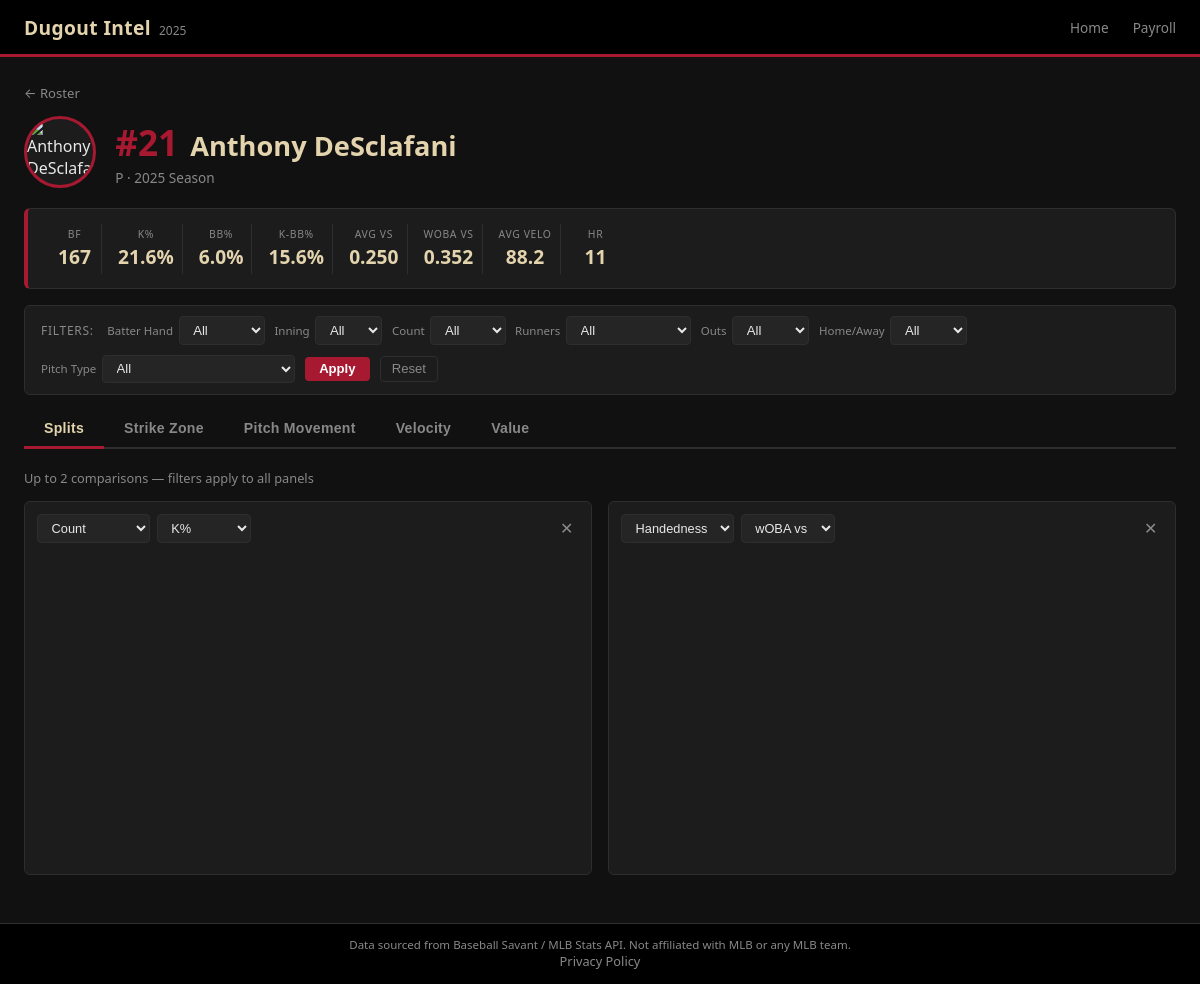
Screenshot of /pitcher/543101 with the database file from the repository.
### tables this page shows
CREATE TABLE "players" (
"player_id" INTEGER,
  "full_name" TEXT,
  "jersey_number" INTEGER,
  "position" TEXT,
  "position_type" TEXT,
  "status" TEXT,
  "season" INTEGER
);

CREATE TABLE pitcher_splits (
    id              INTEGER PRIMARY KEY AUTOINCREMENT,
    player_id       INTEGER NOT NULL,
    season          INTEGER NOT NULL,
    split_type      TEXT NOT NULL,
    split_value     TEXT NOT NULL,

    -- Counting stats
    batters_faced   INTEGER DEFAULT 0,
    innings_pitched REAL,
    hits_allowed    INTEGER DEFAULT 0,
    runs_allowed    INTEGER DEFAULT 0,
    earned_runs     INTEGER DEFAULT 0,
    home_runs_allowed INTEGER DEFAULT 0,
    walks_allowed   INTEGER DEFAULT 0,
    strikeouts      INTEGER DEFAULT 0,
    hbp             INTEGER DEFAULT 0,

    -- Rate stats
    era             REAL,
    whip            REAL,
    k_pct           REAL,
    bb_pct          REAL,
    k_bb            REAL,
    avg_against     REAL,
    obp_against     REAL,
    slg_against     REAL,
    woba_against    REAL,

    -- Pitch mix (JSON stored as text: {"FF": 45.2, "SL": 30.1, ...})
    pitch_mix       TEXT,

    -- Pitch metrics
    avg_velo        REAL,
    avg_spin_rate   REAL,

    UNIQUE (player_id, season, split_type, split_value)
);

### app/app.py (the view)
@app.route("/pitcher/<int:player_id>")
def pitcher_page(player_id: int):
    player = query("SELECT * FROM players WHERE player_id=? AND season=2025", (player_id,))
    if not player:
        abort(404)
    player = player[0]
    if player["position_type"] != "Pitcher":
        abort(404)
    overall = query(
        "SELECT * FROM pitcher_splits WHERE player_id=? AND season=2025 AND split_type='overall'",
        (player_id,)
    )
    overall = overall[0] if overall else {}
    split_types = [r["split_type"] for r in query(
        "SELECT DISTINCT split_type FROM pitcher_splits "
        "WHERE player_id=? AND season=2025 ORDER BY split_type", (player_id,)
    )]
    pitch_types = [r["pitch_type"] for r in query(
        "SELECT DISTINCT pitch_type FROM pitches WHERE pitcher=? AND pitch_type IS NOT NULL "
        "ORDER BY pitch_type", (player_id,)
    )]
    return render_template("player.html", player=player, overall=overall,
                           split_types=split_types, pitch_types=pitch_types,
                           player_type="pitcher")

### app/app.py (called while the page is built)
@app.before_request
def force_https():
    if request.headers.get("X-Forwarded-Proto") == "http":
        return redirect(request.url.replace("http://", "https://", 1), code=301)

def get_db():
    conn = sqlite3.connect(DB_PATH)
    conn.row_factory = sqlite3.Row
    return conn

def query(sql: str, params: tuple = ()) -> list[dict]:
    conn = get_db()
    rows = conn.execute(sql, params).fetchall()
    conn.close()
    return [dict(r) for r in rows]

### app/templates/player.html (shortened to what this page needs)
{% extends "base.html" %}
{% block content %}
<div class="player-header">
    <a href="/" class="back-link">← Roster</a>
    <div class="player-meta">
        <img class="player-headshot"
             src="https://img.mlbstatic.com/mlb-photos/image/upload/d_people:generic:headshot:67:current.png/w_120,q_auto:best/v1/people/{{ player.player_id }}/headshot/67/current"
             alt="{{ player.full_name }}"
             onerror="this.src='/static/img/silhouette.svg'">
        <div>
            <div class="player-name-row">
                <span class="jersey-big">#{{ player.jersey_number or '—' }}</span>
                <h1>{{ player.full_name }}</h1>
            </div>
            <p class="position-label">{{ player.position }} · 2025 Season</p>
        </div>
    </div>
</div>
{% if overall %}
<div class="stat-bar">
    {% if player_type == 'batter' %}
    <div class="stat-item"><span class="stat-label">PA</span><span class="stat-value">{{ overall.pa or 0 }}</span></div>
    <div class="stat-item"><span class="stat-label">AVG</span><span class="stat-value">{{ "%.3f"|format(overall.avg or 0) }}</span></div>
    <div class="stat-item"><span class="stat-label">OBP</span><span class="stat-value">{{ "%.3f"|format(overall.obp or 0) }}</span></div>
    <div class="stat-item"><span class="stat-label">SLG</span><span class="stat-value">{{ "%.3f"|format(overall.slg or 0) }}</span></div>
    <div class="stat-item"><span class="stat-label">OPS</span><span class="stat-value">{{ "%.3f"|format(overall.ops or 0) }}</span></div>
    <div class="stat-item"><span class="stat-label">wOBA</span><span class="stat-value">{{ "%.3f"|format(overall.woba or 0) }}</span></div>
    <div class="stat-item"><span class="stat-label">HR</span><span class="stat-value">{{ overall.home_runs or 0 }}</span></div>
    <div class="stat-item"><span class="stat-label">K%</span><span class="stat-value">{{ "%.1f"|format((overall.strikeouts / overall.pa * 100) if overall.pa else 0) }}%</span></div>
    <div class="stat-item"><span class="stat-label">BB%</span><span class="stat-value">{{ "%.1f"|format((overall.walks / overall.pa * 100) if overall.pa else 0) }}%</span></div>
    <div class="stat-item"><span class="stat-label">EV</span><span class="stat-value">{{ overall.avg_exit_velo or '—' }}</span></div>
    <div class="stat-item"><span class="stat-label">Hard%</span><span class="stat-value">{% if overall.hard_hit_pct %}{{ "%.1f"|format(overall.hard_hit_pct * 100) }}%{% else %}—{% endif %}</span></div>
    {% else %}
    <div class="stat-item"><span class="stat-label">BF</span><span class="stat-value">{{ overall.batters_faced or 0 }}</span></div>
    <div class="stat-item"><span class="stat-label">K%</span><span class="stat-value">{{ "%.1f"|format((overall.k_pct or 0) * 100) }}%</span></div>
    <div class="stat-item"><span class="stat-label">BB%</span><span class="stat-value">{{ "%.1f"|format((overall.bb_pct or 0) * 100) }}%</span></div>
    <div class="stat-item"><span class="stat-label">K-BB%</span><span class="stat-value">{{ "%.1f"|format(((overall.k_pct or 0) - (overall.bb_pct or 0)) * 100) }}%</span></div>
    <div class="stat-item"><span class="stat-label">AVG vs</span><span class="stat-value">{{ "%.3f"|format(overall.avg_against or 0) }}</span></div>
    <div class="stat-item"><span class="stat-label">wOBA vs</span><span class="stat-value">{{ "%.3f"|format(overall.woba_against or 0) }}</span></div>
    <div class="stat-item"><span class="stat-label">Avg Velo</span><span class="stat-value">{{ overall.avg_velo or '—' }}</span></div>
    <div class="stat-item"><span class="stat-label">HR</span><span class="stat-value">{{ overall.home_runs_allowed or 0 }}</span></div>
    {% endif %}
</div>
{% endif %}
<div class="filter-bar" id="filter-bar">
    <span class="filter-label">Filters:</span>
    {% if player_type == 'batter' %}
    <div class="filter-group">
        <label>Pitcher Hand</label>
        <select id="f-p_throws" class="filter-select">
            <option value="">All</option>
            <option value="R">vs RHP</option>
            <option value="L">vs LHP</option>
        </select>
    </div>
    {% else %}
    <div class="filter-group">
        <label>Batter Hand</label>
        <select id="f-stand" class="filter-select">
            <option value="">All</option>
        </select>
    </div>
    {% endif %}
    <div class="filter-group">
        <label>Inning</label>
        <select id="f-inning" class="filter-select">
            <option value="">All</option>
        </select>
    </div>
    <div class="filter-group">
        <label>Count</label>
        <select id="f-count" class="filter-select">
            <option value="">All</option>
        </select>
    </div>
    <div class="filter-group">
        <label>Runners</label>
        <select id="f-runners" class="filter-select">
            <option value="">All</option>
        </select>
    </div>
    <div class="filter-group">
        <label>Outs</label>
        <select id="f-outs" class="filter-select">
            <option value="">All</option>
        </select>
    </div>
    <div class="filter-group">
        <label>Home/Away</label>
        <select id="f-home_away" class="filter-select">
            <option value="">All</option>
        </select>
    </div>
    {% if pitch_types %}
    <div class="filter-group">
        <label>Pitch Type</label>
        <select id="f-pitch_type" class="filter-select">
            <option value="">All</option>
        </select>
    </div>
    {% endif %}
    <button class="btn-apply" id="apply-filters">Apply</button>
    <button class="btn-reset" id="reset-filters">Reset</button>
</div>
<div class="tab-bar">
    <button class="tab-btn active" data-tab="splits">Splits</button>
    <button class="tab-btn" data-tab="heatmap">Strike Zone</button>
    <button class="tab-btn" data-tab="spray">{% if player_type == 'batter' %}Spray Chart{% else %}Pitch Movement{% endif %}</button>
    <button class="tab-btn" data-tab="advanced">{% if player_type == 'batter' %}Batted Ball{% else %}Velocity{% endif %}</button>
    <button class="tab-btn" data-tab="value">Value</button>
</div>
<div class="tab-content active" id="tab-splits">
    <div class="panels-toolbar">
        <span class="panels-hint">Up to 2 comparisons — filters apply to all panels</span>
    </div>
    <div id="split-panels"></div>
</div>
{% endblock %}

### app/static/css/style.css (style rules this page uses)
:root { --red: #A71930; --red-dark: #7a1224; --red-glow: rgba(167,25,48,0.25); --sand: #E3D4AD; --sand-dim: #b8a882; --black: #000000; --bg: #111111; --bg-card: #1c1c1c; --bg-input: #252525; --bg-hover: #232323; --text: #e8e8e8; --text-muted: #888888; --border: #2e2e2e; --radius: 6px; --font: 'Segoe UI', system-ui, -apple-system, sans-serif; --cell-high: rgba(94,224,94,0.18); --cell-low: rgba(224,92,92,0.18); }
* { box-sizing: border-box; margin: 0; padding: 0; }
body { background: var(--bg); color: var(--text); font-family: var(--font); min-height: 100vh; display: flex; flex-direction: column; }
a { color: var(--sand); text-decoration: none; }
.player-header { margin-bottom: 1.25rem; }
.back-link { font-size: 0.82rem; color: var(--text-muted); display: inline-flex; align-items: center; gap: 0.3rem; margin-bottom: 0.9rem; transition: color 0.15s; }
.player-meta { display: flex; align-items: center; gap: 1.2rem; }
.jersey-big { font-size: 2.2rem; font-weight: 800; color: var(--red); min-width: 1.8rem; }
.player-meta h1 { font-size: 1.7rem; color: var(--sand); font-weight: 700; }
.position-label { color: var(--text-muted); font-size: 0.85rem; margin-top: 0.15rem; }
.stat-bar { display: flex; flex-wrap: wrap; gap: 0.5rem; background: var(--bg-card); border: 1px solid var(--border); border-left: 4px solid var(--red); border-radius: var(--radius); padding: 0.9rem 1.25rem; margin-bottom: 1rem; }
.stat-item { display: flex; flex-direction: column; align-items: center; min-width: 54px; padding: 0.2rem 0.5rem; border-right: 1px solid var(--border); }
.stat-item:last-child { border-right: none; }
.stat-label { font-size: 0.65rem; color: var(--text-muted); text-transform: uppercase; letter-spacing: 0.06em; margin-bottom: 0.15rem; }
.stat-value { font-size: 1.2rem; font-weight: 700; color: var(--sand); }
.filter-bar { display: flex; flex-wrap: wrap; align-items: center; gap: 0.6rem; background: var(--bg-card); border: 1px solid var(--border); border-radius: var(--radius); padding: 0.65rem 1rem; margin-bottom: 1rem; }
.filter-label { font-size: 0.75rem; color: var(--text-muted); text-transform: uppercase; letter-spacing: 0.06em; margin-right: 0.25rem; }
.filter-group { display: flex; align-items: center; gap: 0.35rem; }
.filter-group label { font-size: 0.72rem; color: var(--text-muted); white-space: nowrap; }
.filter-select { background: var(--bg-input); color: var(--text); border: 1px solid var(--border); border-radius: 4px; padding: 0.3rem 0.6rem; font-size: 0.82rem; cursor: pointer; transition: border-color 0.15s; }
.btn-apply { background: var(--red); color: #fff; border: none; border-radius: 4px; padding: 0.3rem 0.9rem; font-size: 0.82rem; font-weight: 600; cursor: pointer; transition: background 0.15s; }
.btn-reset { background: transparent; color: var(--text-muted); border: 1px solid var(--border); border-radius: 4px; padding: 0.3rem 0.7rem; font-size: 0.82rem; cursor: pointer; transition: color 0.15s, border-color 0.15s; }
.tab-bar { display: flex; gap: 0; border-bottom: 2px solid var(--border); margin-bottom: 1.25rem; }
.tab-btn { background: none; border: none; border-bottom: 3px solid transparent; color: var(--text-muted); padding: 0.6rem 1.25rem; font-size: 0.88rem; font-weight: 600; cursor: pointer; transition: color 0.15s, border-color 0.15s; margin-bottom: -2px; letter-spacing: 0.02em; }
.tab-btn.active { color: var(--sand); border-bottom-color: var(--red); }
.tab-content { display: none; }
.tab-content.active { display: block; }
.panels-toolbar { display: flex; align-items: center; justify-content: space-between; margin-bottom: 0.9rem; }
.panels-hint { font-size: 0.8rem; color: var(--text-muted); }
#split-panels { display: grid; grid-template-columns: repeat(auto-fit, minmax(360px, 1fr)); gap: 1rem; align-items: start; }
.player-headshot { width: 72px; height: 72px; border-radius: 50%; object-fit: cover; object-position: top center; border: 3px solid var(--red); background: var(--bg-card); flex-shrink: 0; }
.player-name-row { display: flex; align-items: baseline; gap: 0.75rem; }

### rows the page displays
players: jersey_number "21", full_name "Anthony DeSclafani", position "P"
pitcher_splits: batters_faced "167", (overall.k_pctor0)*100 "21.6", (overall.bb_pctor0)*100 "6.0", ((overall.k_pctor0)-(overall.bb_pctor0))*100 "15.6", avg_against "0.250", woba_against "0.352", avg_velo "88.2", home_runs_allowed "11"
